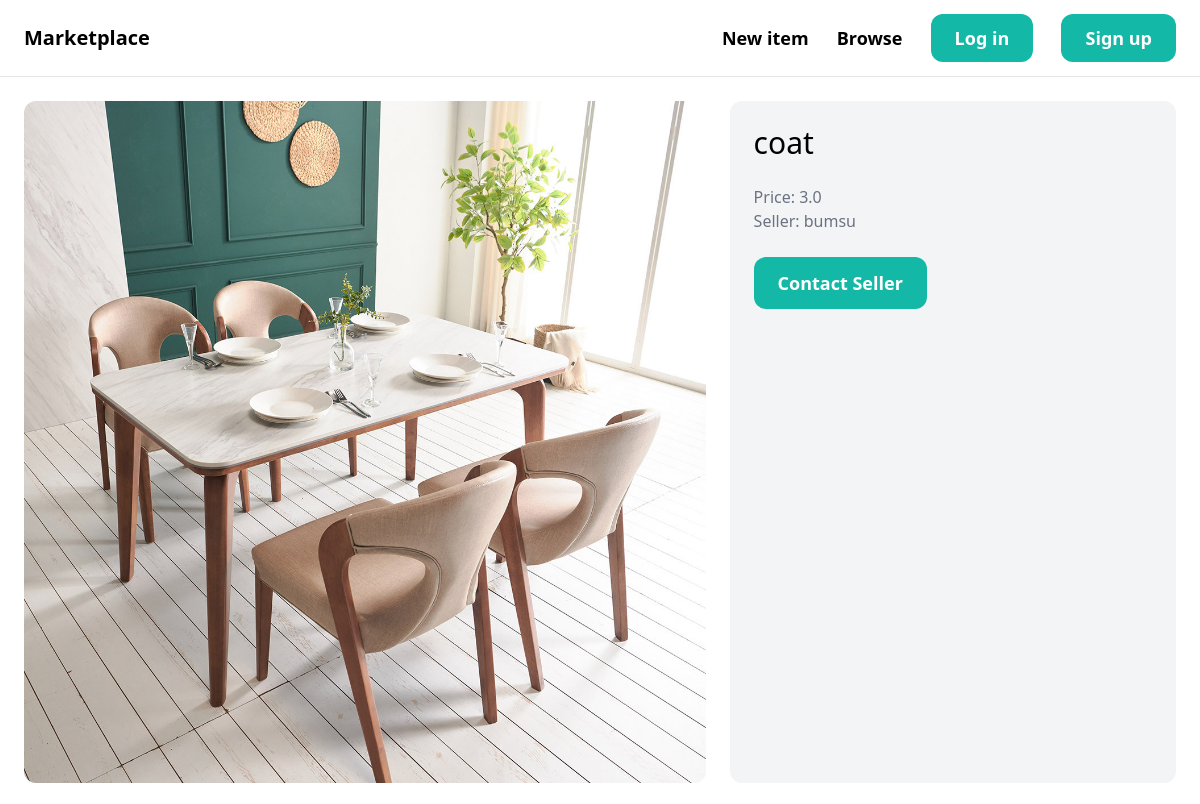
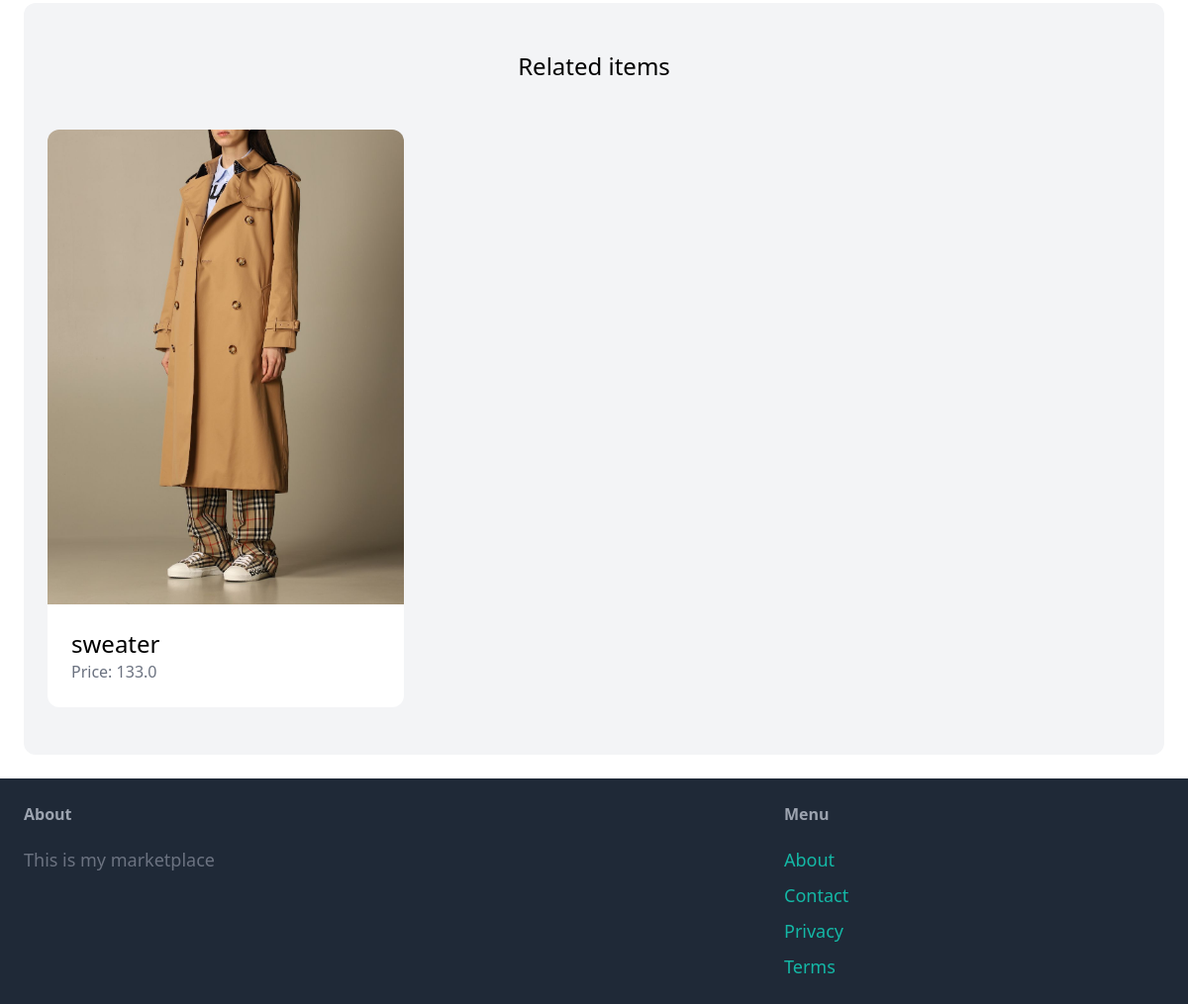
/items/1/, run on an earlier commit of the app's database (2 pictures, top to bottom).
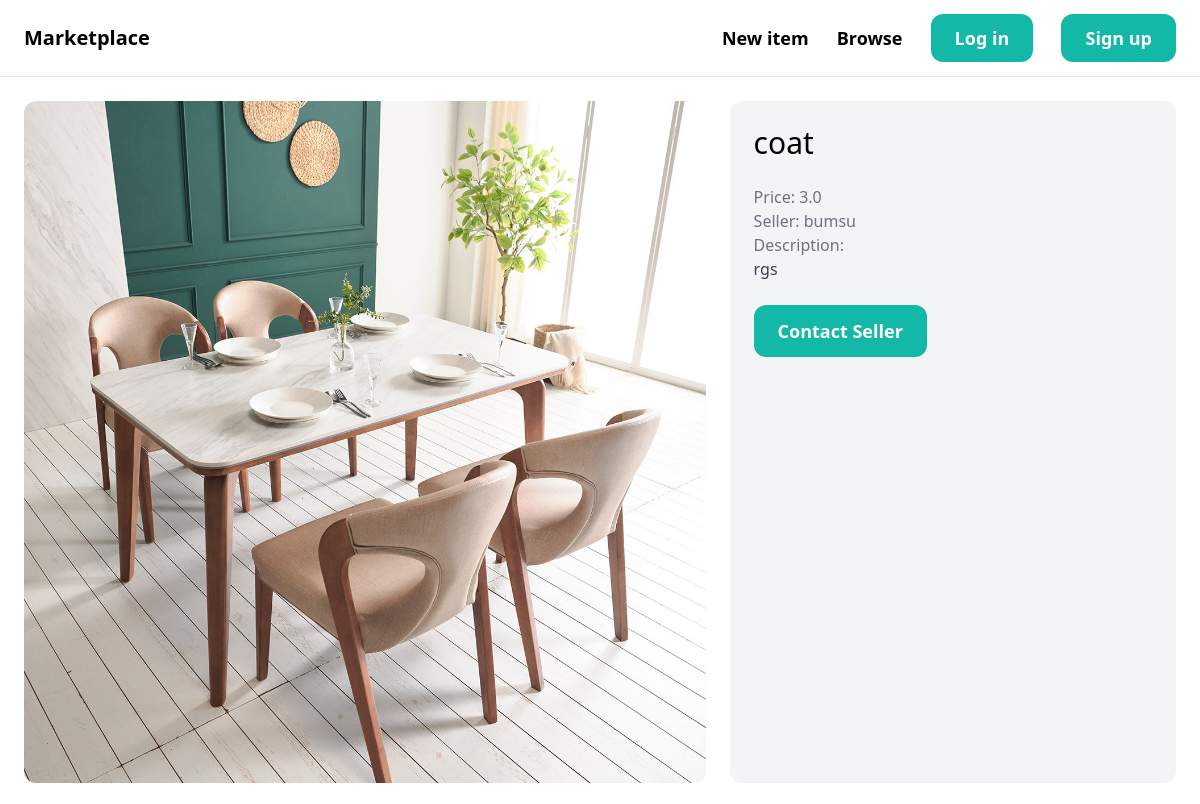
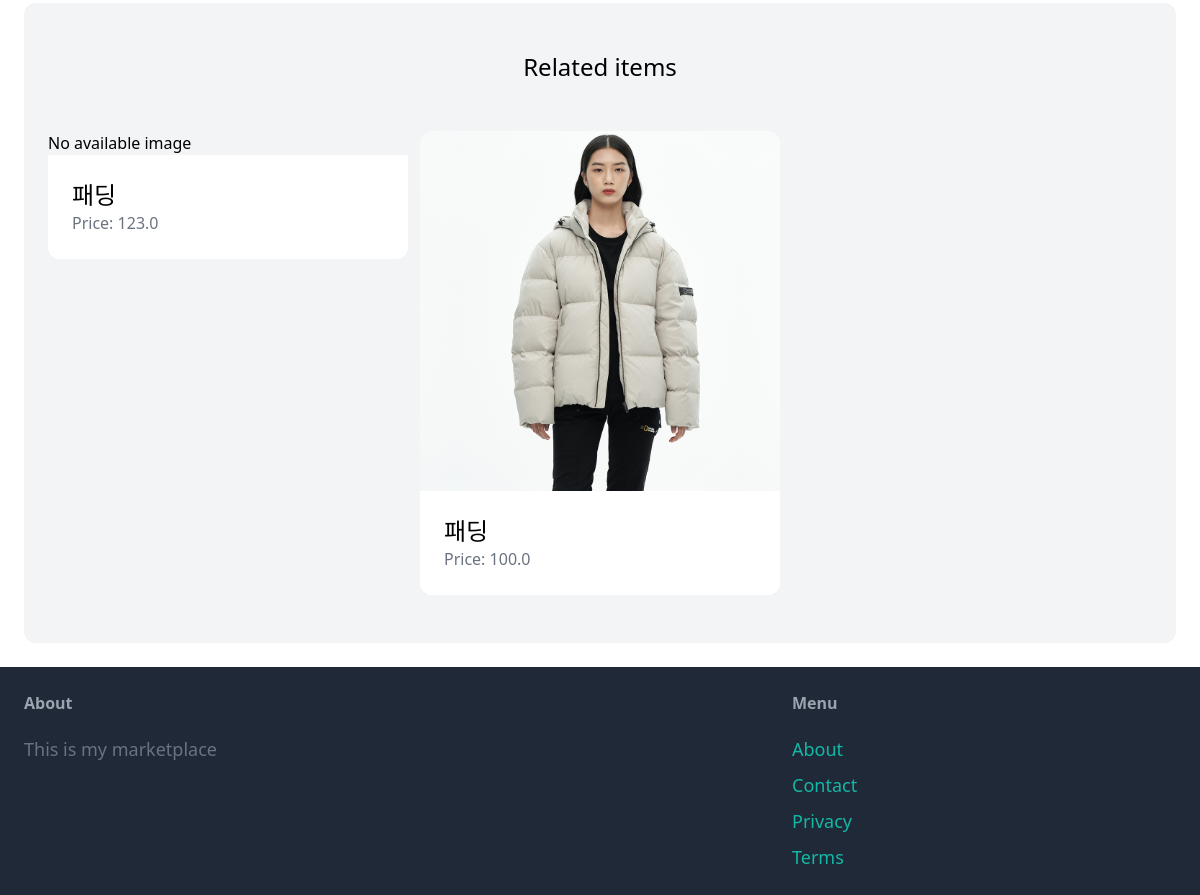
And on a later commit of the database (2 pictures, top to bottom).
### item/models.py (models this page shows, shortened)
class Item(models.Model):
    category = models.ForeignKey(Category, related_name='items', on_delete=models.CASCADE)
    name = models.CharField(max_length=255)
    description = models.TextField(blank=True, null=True)
    price =models.FloatField()
    image = models.ImageField(upload_to='item_images', blank=True, null=True)
    is_sold = models.BooleanField(default=False)
    created_by = models.ForeignKey(User, related_name='items', on_delete=models.CASCADE)
    created_at = models.DateTimeField(auto_now_add=True)

### item/views.py (the view)
# urls.py: path('<int:pk>/', views.detail, name='detail'),
def detail(request,pk):
    item = get_object_or_404(Item, pk=pk)
    related_items = Item.objects.filter(category=item.category, is_sold=False).exclude(pk=pk)[0:3]
    return render(request, 'item/detail.html', {
        'item':item,
        'related_items':related_items
    })

### item/templates/item/detail.html (shortened to what this page needs)
{% extends 'core/base.html' %}
{% block content %}
<div class="grid grid-cols-5 gap-6">
    <div class="col-span-3">
        <img src="{{ item.image.url}}" class="rounded-xl">
    </div>
    <div class="col-span-2 p-6 bg-gray-100 rounded-xl">
        <h1 class="mb-6 text-3xl">{{ item.name}}</h1>
        <p class="text-gray-500"><string>Price: </string>{{ item.price }}</p>
        <p class="text-gray-500"><string>Seller: </string>{{ item.created_by.username }}</p>
        {% if item.description%}
            <p class="text-gray-700">
                <string class="text-gray-500">Description:</string><br>
                {{ item.description }}
            </p>
        {%endif%}
        {% if request.user == item.created_by %}
            <div class="mt-6 p-6 bg-white rounded-xl">
                <p class="mb-5">This is your item!</p>
                <a href="{% url 'item:edit' item.id %} " class="inline=block mt-6 px-6 py-3 text-lg font-semibold bg-teal-500 text-white rounded-xl"> Edit</a>
                <a href="{% url 'item:delete' item.id %}" class="inline=block mt-6 px-6 py-3 text-lg font-semibold bg-red-500 text-white rounded-xl"> Delete</a>
            </div>
        {% else %}
            <a href="{%url 'conversation:new' item.id%}" class="inline-block mt-6 px-6 py-3 text-lg font-semibold bg-teal-500 text-white rounded-xl hover:bg-teal-700"> Contact Seller</a>
        {% endif %}
    </div>
</div>
<div class="mt-6 px-6 py-12 bg-gray-100 rounded-xl">
    <h2 class="mb-12 text-2xl text-center">Related items</h2>
    <div class="grid grid-cols-3 gap-3">
        {% for item in related_items %}
            <div>
                <a href="{% url 'item:detail' item.id %}">
                    <div>
                        {% if item.image %}
                            <img src="{{ item.image.url }}" class="rounded-t-xl">
                        {% else %}
                            <p>No available image</p>
                        {% endif %}
                    </div>
                        <div class="p-6 bg-white rounded-b-xl">
                            <h2 class="text-2xl">{{ item.name }}</h2>
                            <p class="text-gray-500">Price: {{ item.price}}</p>
                        </div>
                    </a>
            </div>
        {% endfor %}
    </div>
</div>
{% endblock %}

What changed in the data, as far as the page shows it:
removed Item: image (picture), name "sweater", price "133.0"
changed Item "coat": description (not shown) → "rgs"
added Item: image "No available image", name "패딩", price "123.0"
added Item: image (picture), name "패딩", price "100.0"
Also different on the page:
text now shown: "Description:"
